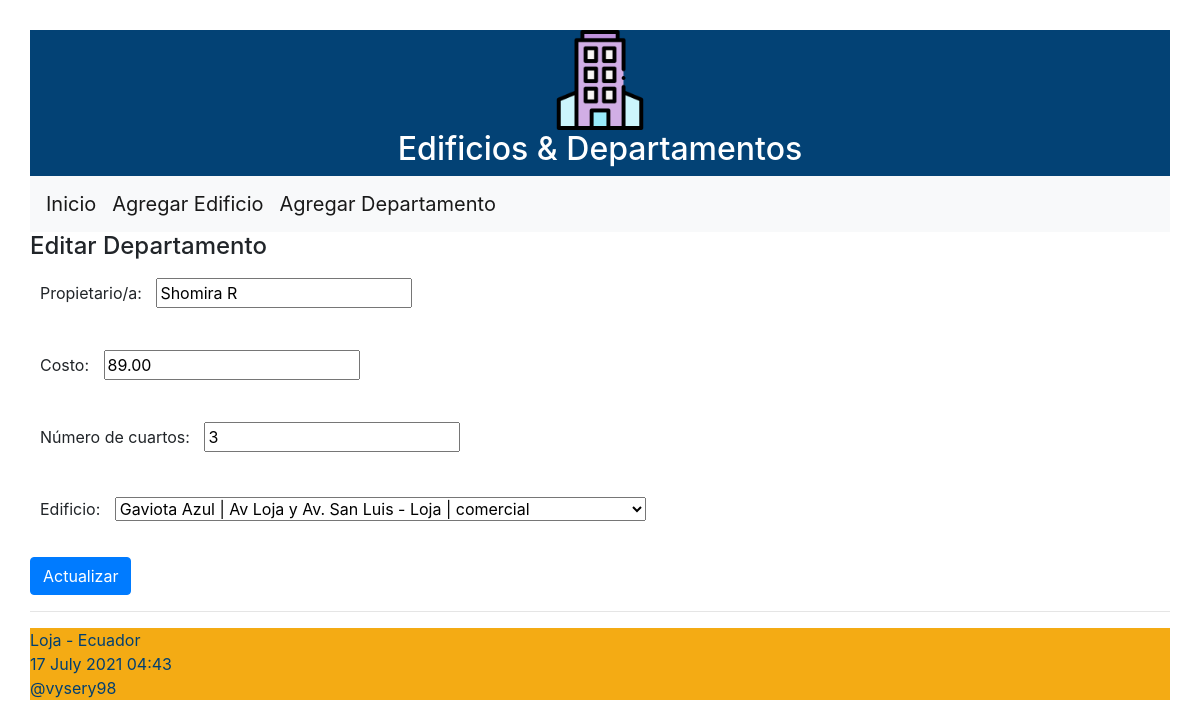
The page /editar/departamento/2 on the database its author committed.
### ordenamiento/models.py (models this page shows, shortened)
class Departamento(models.Model):
	propietario = models.CharField("Propietario/a", max_length=100)
	costo = models.DecimalField(max_digits=100, decimal_places=2)
	num_cuartos = models.IntegerField("Número de cuartos")
	edificio = models.ForeignKey(Edificio, on_delete=models.CASCADE,
	        related_name="departamentos")

### ordenamiento/views.py (the view)
# urls.py: path('editar/departamento/<int:id>', views.editar_departamento,
def editar_departamento(request, id):
    departamento = Departamento.objects.get(pk=id)
    if request.method=='POST':
        formulario = DepartamentoForm(request.POST, instance=departamento)
        print(formulario.errors)
        if formulario.is_valid():
            formulario.save()
            return redirect(index)
    else:
        formulario = DepartamentoForm(instance=departamento)
    diccionario = {'formulario': formulario}
    return render(request, 'editarDepartamento.html', diccionario)

### ordenamiento/forms.py (shortened to what this page needs)
class DepartamentoForm(ModelForm):
    class Meta:
        model = Departamento
        fields = ['propietario', 'costo', 'num_cuartos', 'edificio']

### ordenamiento/models.py (called while the page is built)
	def __str__(self):
	    return "%s | %s - %s | %s" % (
            self.nombre,
            self.direccion,
            self.ciudad,
            self.tipo_edificio
        )

### ordenamiento/templates/editarDepartamento.html (shortened to what this page needs)
{% extends "master.html" %}
{% block content %}
<h4>Editar Departamento</h4>
<form action="" method="post">
  {{formulario.as_p}}
  <p><button type="submit" class="btn btn-primary">Actualizar</button></p>
</form>
{% endblock %}

### ordenamiento/static/css/estilos.css (style rules this page uses)
body { background: #FEFEFD; padding: 30px; }
label { padding: 12px 10px; }

### rows shown on the page
Departamento: propietario "Shomira R", costo "89.00", num_cuartos "3", edificio "Gaviota Azul | Av Loja y Av. San Luis - Loja | comercial"
